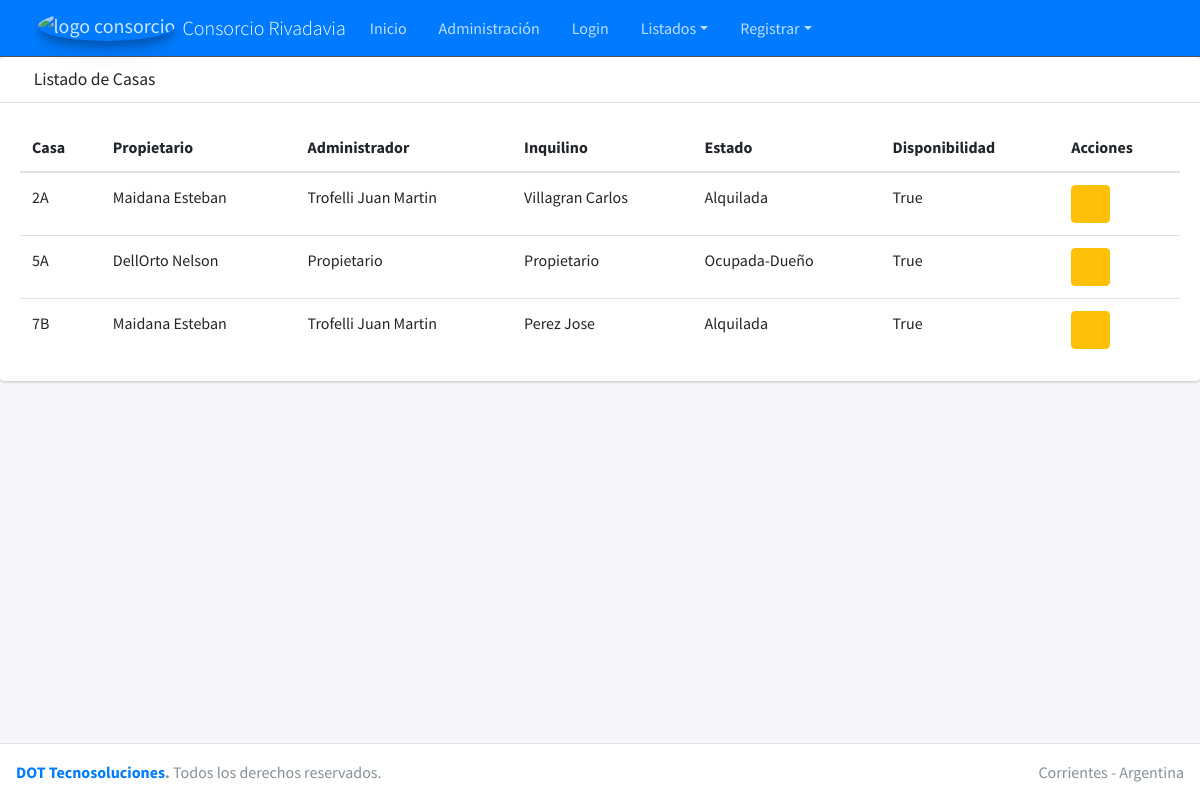
Before: /consorcio/casas/ (signed in) with the older database file.
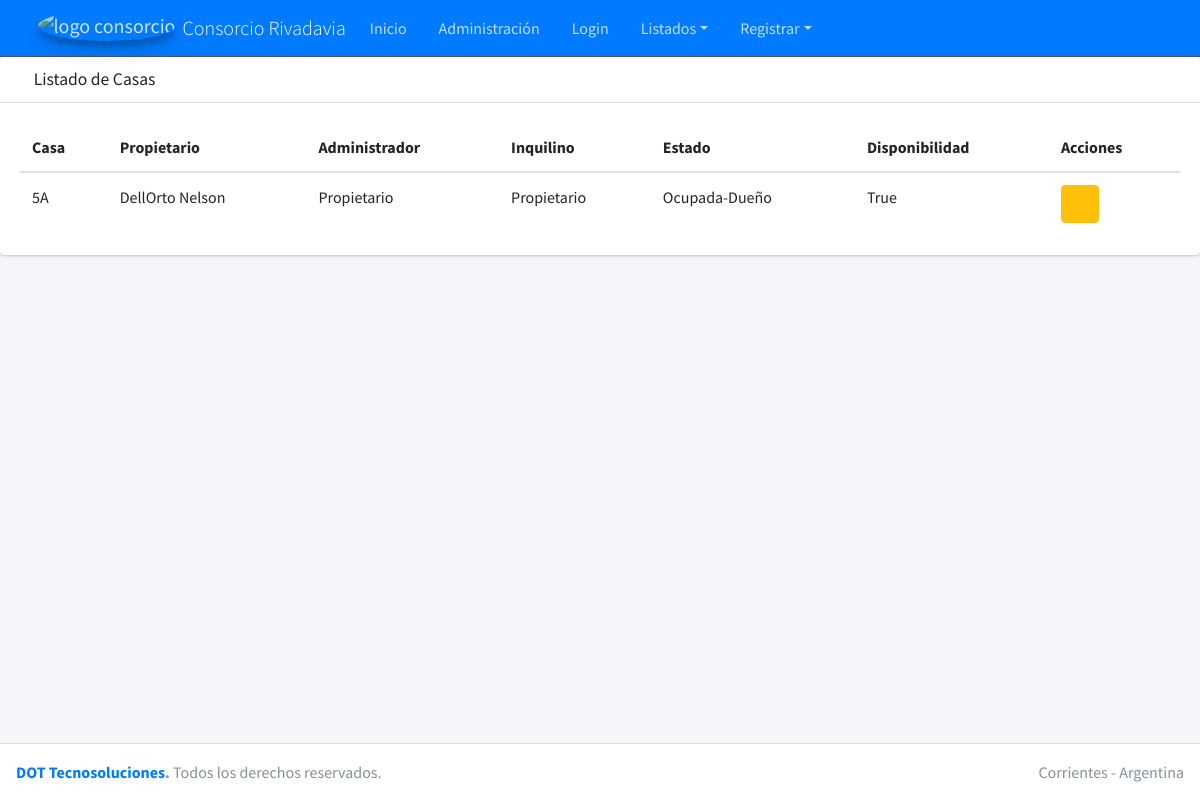
After: the same page with the newer database file.
### casa/models.py (models this page shows, shortened)
class Casa(models.Model):
    numero_casa = models.CharField(max_length=2, blank=False, null=False, help_text='Ingrese el numero y la letra ej: 5A')
    propietario = models.ForeignKey(Propietario, on_delete=models.CASCADE)
    administrador = models.ForeignKey(Administrador, on_delete=models.CASCADE)
    opciones_estado = [('Alquilada', 'Alquilada'), ('Desocupada' , 'Desocupada') , ('Ocupada-Dueño', 'Ocupada-Dueño')]
    estado = models.CharField(max_length=15, null=False, choices=opciones_estado, default='OCU')
    inquilino = models.ForeignKey(Inquilino, verbose_name=("Inquilino"), on_delete=models.CASCADE)
    disponibilidad = models.BooleanField(default=True)
    creado = models.DateTimeField(auto_now_add=True)
    modificado = models.DateTimeField(auto_now=True)
    class Meta:
        ordering = ['numero_casa']
        verbose_name = ("Casa")
        verbose_name_plural = ("Casas")

class Propietario(models.Model):
    nombre = models.CharField(max_length=30)
    apellido = models.CharField(max_length=30, blank=True)
    telefono = models.CharField(max_length=10, blank=True, null=True)
    email = models.EmailField(blank=True, null=True)
    CBU = models.CharField(max_length=22, blank=True, null=True)
    creado = models.DateTimeField(auto_now_add=True)
    modificado = models.DateTimeField(auto_now=True)
    class Meta:
        ordering = ['nombre']
        verbose_name = 'Propietarios'
        verbose_name_plural = "Propietarios"
    def __str__(self):
        return ('{} {}'.format(self.apellido, self.nombre))

class Administrador(models.Model):
    nombre = models.CharField(max_length=30)
    apellido = models.CharField(max_length=30, blank=True)
    telefono = models.CharField(max_length=10, blank=True)
    email = models.EmailField(blank=True)
    creado = models.DateTimeField(auto_now_add=True)
    modificado = models.DateTimeField(auto_now=True)
    class Meta:
        verbose_name = ("Administrador")
        verbose_name_plural = ("Administradores")
    def __str__(self):
        return ('{} {}'.format(self.apellido, self.nombre))

class Inquilino(models.Model):
    nombre = models.CharField(max_length=30)
    apellido = models.CharField(max_length=30, blank=True)
    telefono = models.CharField(max_length=10, blank=True, null=True)
    email = models.EmailField(blank=True, null=True)
    CBU = models.CharField(max_length=22, blank=True, null=True)
    creado = models.DateTimeField(auto_now_add=True)
    modificado = models.DateTimeField(auto_now=True)
    class Meta:
        verbose_name = ("Inquilino")
        verbose_name_plural = ("Inquilinos")
    def __str__(self):
        return ('{} {}'.format(self.apellido, self.nombre))

### casa/views.py (the view)
# urls.py: path('casas/', views.FormularioCasaView.listado_casas, name='listado_casas'),
    def listado_casas(request):
        data = {
            'titulo': 'Listado de Casas',
            'casas': Casa.objects.all()
        }
        return render(request, 'listado_casas.html', data)

### casa/templates/listado_casas.html (shortened to what this page needs)
{% extends "list.html" %}
{% block columns %}
<tr>
  <th scope="col">Casa</th>
  <th scope="col">Propietario</th>
  <th scope="col">Administrador</th>
  <th scope="col">Inquilino</th>
  <th scope="col">Estado</th>
  <th scope="col">Disponibilidad</th>
  <th scope="col">Acciones</th>
</tr>
{% endblock columns %} {% block rows %} {% for casa in casas %}
<tr>
  <td>{{ casa.numero_casa }}</td>
  <td>{{casa.propietario}}</td>
  <td>{{casa.administrador}}</td>
  <td>{{casa.inquilino}}</td>
  <td>{{casa.estado}}</td>
  <td>{{casa.disponibilidad}}</td>
  <td>
    <a href="{% url 'editarcasa' casa.id %}" class="btn btn-warning">
      <i class="fas fa-edit"></i>
    </a>
  </td>
</tr>
{% endfor %} {% endblock rows %}

Changed rows visible on the page:
removed Casa: numero_casa "2A", propietario "Maidana Esteban", administrador "Trofelli Juan Martin", inquilino "Villagran Carlos", estado "Alquilada", disponibilidad "True"
removed Casa: numero_casa "7B", propietario "Maidana Esteban", administrador "Trofelli Juan Martin", inquilino "Perez Jose", estado "Alquilada", disponibilidad "True"
